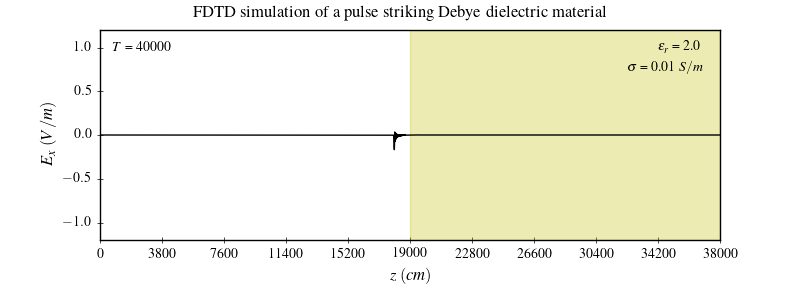

This chart was generated by the following Python code:
#!/usr/bin/env python
# File: test_2_3.py
# Name: D.Saravanan
# Date: 10/01/2022

""" Simulation of a pulse striking a frequency-dependent dielectric material and
implements the discrete Fourier transform with a Gaussian pulse as its source """

import matplotlib.pyplot as plt
import numpy as np
from numpy import pi, exp, hypot, sin, cos, arctan2
from collections import namedtuple
import time

plt.style.use("classic")
plt.style.use("../pyplot.mplstyle")


def visualize(ns: int, nx: int, epsr: float, sigma: float, nax: np.ndarray, ex: np.ndarray) -> None:
    fig, ax = plt.subplots(figsize=(8,3), gridspec_kw={"hspace":0.2})
    fig.suptitle(r"FDTD simulation of a pulse striking Debye dielectric material")
    medium = np.where(1.0/nax-1)[0] if epsr > 1 else (1.0/nax-1)
    ax.plot(range(nx), ex, color="k", linewidth=1.0)
    ax.axvspan(medium[0], medium[-1], color="y", alpha=0.3)
    ax.set(xlim=(0, nx-1), ylim=(-1.2, 1.2))
    ax.set(xticks=range(0, nx+1, int(np.ceil(nx/500)*50)))
    ax.set(xlabel=r"$z\;(cm)$", ylabel=r"$E_x\;(V/m)$")
    ax.text(0.02, 0.90, rf"$T$ = {ns}", transform=ax.transAxes)
    ax.text(0.90, 0.90, rf"$\epsilon_r$ = {epsr}", transform=ax.transAxes)
    ax.text(0.85, 0.80, rf"$\sigma$ = {sigma} $S/m$", transform=ax.transAxes)
    plt.subplots_adjust(bottom=0.2, hspace=0.45)
    plt.savefig("test_2_3.png", dpi=100)


def amplitude(ns: int, nx: int, epsr: float, sigma: float, nax: np.ndarray, amp: np.ndarray) -> None:
    fig, ax = plt.subplots(figsize=(8,3), gridspec_kw={"hspace":0.2})
    fig.suptitle(r"The discrete Fourier transform with pulse as its source")
    medium = np.where(1.0/nax-1)[0] if epsr > 1 else (1.0/nax-1)
    ax.plot(range(nx), amp, color="k", linewidth=1.0)
    ax.axvspan(medium[0], medium[-1], color="y", alpha=0.3)
    ax.set(xlim=(0, nx-1), ylim=(-0.2, 2.2))
    ax.set(xticks=range(0, nx+1, int(np.ceil(nx/500)*50)))
    ax.set(xlabel=r"$z\;(cm)$", ylabel=r"$Amplitude$")
    ax.text(0.02, 0.90, rf"$T$ = {ns}", transform=ax.transAxes)
    ax.text(0.90, 0.90, rf"$\epsilon_r$ = {epsr}", transform=ax.transAxes)
    ax.text(0.85, 0.80, rf"$\sigma$ = {sigma} $S/m$", transform=ax.transAxes)
    plt.subplots_adjust(bottom=0.2, hspace=0.45)
    plt.savefig("test_amp_2_3.png", dpi=100)


medium = namedtuple('medium', (
    'nax', 'nbx',
    'ncx', 'ndx',
))


ftrans = namedtuple('ftrans', (
    'r_pt', 'i_pt',
    'r_in', 'i_in',
))


def gaussian(t: int, t0: int, sigma: float) -> float:
    return np.exp(-0.5*((t - t0)/sigma)**2)


def fourier(t: int, nf: int, nx: int, dt: float, freq: np.ndarray, ex: np.ndarray, ft: ftrans) -> None:
    # calculate the Fourier transform of input source
    ft.r_in[0:nf] += cos(2*pi*freq[0:nf]*dt*t) * ex[10]
    ft.i_in[0:nf] -= sin(2*pi*freq[0:nf]*dt*t) * ex[10]
    # calculate the Fourier transform of Ex field
    ft.r_pt[0:nf,0:nx] += cos(2*pi*freq[0:nf]*dt*t) * ex[0:nx]
    ft.i_pt[0:nf,0:nx] -= sin(2*pi*freq[0:nf]*dt*t) * ex[0:nx]


def dxfield(t: int, nx: int, dx: np.ndarray, hy: np.ndarray) -> None:
    # calculate the electric flux density Dx
    dx[1:nx] += 0.5 * (hy[0:nx-1] - hy[1:nx])
    # put a Gaussian pulse at the low end
    dx[1] += gaussian(t, 50, 10.0)


def exfield(nx: int, md: medium, dx: np.ndarray, ix: np.ndarray, sx: np.ndarray, ex: np.ndarray) -> None:
    # calculate the Ex field from Dx
    ex[1:nx] = md.nax[1:nx] * (dx[1:nx] - ix[1:nx] - md.ncx[1:nx] * sx[1:nx])
    ix[1:nx] += md.nbx[1:nx] * ex[1:nx]
    sx[1:nx] = md.ncx[1:nx] * sx[1:nx] + md.ndx[1:nx] * ex[1:nx]


def hyfield(nx: int, ex: np.ndarray, hy: np.ndarray, bc: np.ndarray) -> None:
    # absorbing boundary conditions
    ex[0], bc[0], bc[1] = bc[0], bc[1], ex[1]
    ex[nx-1], bc[3], bc[2] = bc[3], bc[2], ex[nx-2]
    # calculate the Hy field
    hy[0:nx-1] += 0.5 * (ex[0:nx-1] - ex[1:nx])


def dielectric(nx: int, dt: float, chi: float, tau: float, epsr: float, sigma: float) -> medium:
    md = medium(
        nax = np.full(nx, 1.0, dtype=np.float32),
        nbx = np.full(nx, 0.0, dtype=np.float32),
        ncx = np.full(nx, 0.0, dtype=np.float32),
        ndx = np.full(nx, 0.0, dtype=np.float32),
    )
    eps0: float = 8.854e-12  # vacuum permittivity (F/m)
    md.nax[nx//2:] = 1/(epsr + sigma*dt/eps0 + chi*dt/tau)
    md.nbx[nx//2:] = sigma*dt/eps0
    md.ncx[nx//2:] = exp(-dt/tau)
    md.ndx[nx//2:] = chi*dt/tau
    return md


def main():

    nx: int = 38000  # number of grid points
    ns: int = 40000  # number of time steps

    dx = np.zeros(nx, dtype=np.float32)
    ex = np.zeros(nx, dtype=np.float32)
    ix = np.zeros(nx, dtype=np.float32)
    sx = np.zeros(nx, dtype=np.float32)
    hy = np.zeros(nx, dtype=np.float32)

    bc = np.zeros(4, dtype=np.float32)

    ds: float = 0.01  # spatial step (m)
    dt: float = ds/6e8  # time step (s)
    chi: float = 2.0  # relaxation susceptibility
    tau: float = 0.001e-6  # relaxation time (s)
    epsr: float = 2.0  # relative permittivity
    sigma: float = 0.01  # conductivity (S/m)
    md: medium = dielectric(nx, dt, chi, tau, epsr, sigma)

    # frequency 50 MHz, 200 MHz, 500 MHz
    freq = np.array(([50e6], [200e6], [500e6]), dtype=np.float32)
    nf: int = len(freq)  # number of frequencies

    ft = ftrans(
        r_pt = np.zeros((nf, nx), dtype=np.float32),
        i_pt = np.zeros((nf, nx), dtype=np.float32),
        r_in = np.zeros((nf, 1), dtype=np.float32),
        i_in = np.zeros((nf, 1), dtype=np.float32),
    )

    amplt = np.zeros((nf, nx), dtype=np.float32)
    phase = np.zeros((nf, nx), dtype=np.float32)

    stime = time.perf_counter()

    for t in np.arange(1, ns+1).astype(np.int32):
        dxfield(t, nx, dx, hy)
        exfield(nx, md, dx, ix, sx, ex)
        fourier(t, nf, nx, dt, freq, ex, ft)
        hyfield(nx, ex, hy, bc)

    # calculate the amplitude and phase at each frequency
    amplt = 1/hypot(ft.r_in,ft.i_in) * hypot(ft.r_pt,ft.i_pt)
    phase = arctan2(ft.i_pt,ft.r_pt) - arctan2(ft.i_in,ft.r_in)

    ntime = time.perf_counter()
    print(f"Total compute time on CPU: {ntime - stime:.3f} s")

    print(ex[0:50])
    visualize(ns, nx, epsr, sigma, md.nax, ex)
    amplitude(ns, nx, epsr, sigma, md.nax, amplt[2])


if __name__ == "__main__":
    main()
